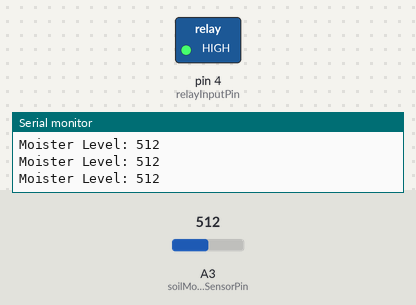
The sketch below on a simulated Arduino Uno, built with avr-gcc and run on an emulated ATmega328P. Parts: switched loads named in the sketch (green lamp = pin HIGH), the last lines printed to the serial monitor. The inputs (shaded band) are chosen by the test bench; at power-on: A3 (soilMoistureSensorPin) = 512.

Above: at 5.2 s.
5.3 s: A3 (soilMoistureSensorPin) set to 690
6.8 s: A3 (soilMoistureSensorPin) set to 716
At 7.3 s:
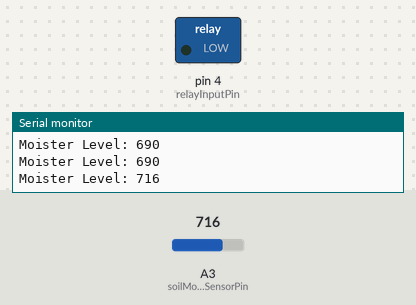
Timing chart, 0 to 54.8 s (numbered marks = the images above; inputs shaded):
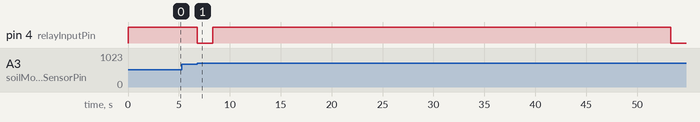

Measured:
- the behaviour switches between 700 and 701 on A3 (soilMoistureSensorPin) (found by bisection; images 0 and 1)
- after the input at 6.8 s, pin 4 (relayInputPin): HIGH → LOW at once, → HIGH 1.5 s later, → LOW 45.0 s later

The sketch:

Automatic_Plant_Waterer.ino
```cpp
const int relayInputPin = 4; //digital pin  to activate relay and begin watering

const int soilMoistureSensorPin = A3;
int moistureValue = 0; //stores the moisture level
int maxDrynessAllowed = 700; // arbitrary value max value for dryness is 1023 for 5v and around 752 experimentally for 3.3v  (exclusive moisture check)
//for maxDrynessAllowed a value closer to as dry as it can get allows more drying out between waterings while a closer to max value means more consistiently wet roots
//certain plants have prefrences for both and your soil type will also affect this (i.e. sand drys out faster than clay)

//The relay I use is a low activation relay, our pump is powered by NO not NC. (NC stands for normally closed and NO for normally open)
//if your is relay high relay swap the activate and deactivate relay functions. For this reason my relayed electricty is being connected by  the NC terminal of the relay not the NO.
//Im using the Tongling  5VDC JQC 3FF relay (blue one)

void setup() {
  Serial.begin(9600);
  pinMode(relayInputPin, OUTPUT);


  //4 seconds before relay first activates
  deactivate_relay();
  delay(4000);


  // put your setup code here, to run once:

}

void loop() {

  //reciving moisture section input section
  moistureValue = analogRead(soilMoistureSensorPin); //every loop check moisture (later maybe make one that runs every once in a while and then when spraying water check every frame again)
  Serial.print("Moister Level: ");
  Serial.println(moistureValue); // for moisture level lower number = more moist and higher number means dryer. Water conducts electricity between the two prongs, thus more water = less resitance = smaller number


  //water pump  dryness check and activation section
  if(moistureValue > maxDrynessAllowed){
    water_plant();
    delay(45000); //arbtrary wait 45 seconds to make sure sensors have time to adapt and let water settle in, adjust to your needs for the project
    Serial.println("Watering Plant");
  }
}


//turns on the water pump for 1.5 seconds and then deactivates itself. Numbers are arbitrary, since analog input seems to have large delay I only water a bit to avoid flooding
void water_plant(){
  activate_relay();
  delay(1500);
  deactivate_relay();
}

//the water pump is connected to the relays NO not NC terminal due to the relay being low activation (swap if yours is high activation) (or flip the activate and deactivate function your choice bro-cha-cho)
void activate_relay(){ //simple method but makes it more readable to name it
  digitalWrite(relayInputPin, LOW);
}

void deactivate_relay(){  //simple method but makes it more readable to name it
  digitalWrite(relayInputPin, HIGH);
}
```
